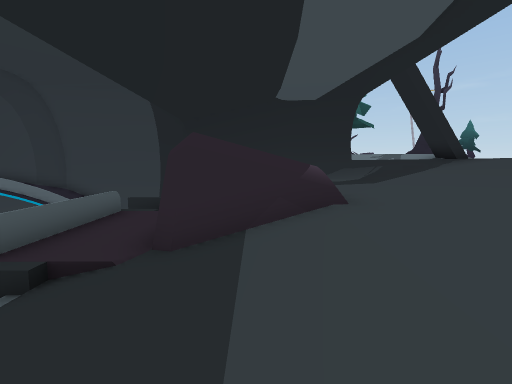
view 1 (above)

24 first-person views from a walk through a scene from a Unity 3-D project. The camera is 1.4 m above the floor, tilts 6° down and sees 85° across. The floor is counted in squares, 2 m on a side. Each view is taken from the middle of a square. On the plan, view 1 faces up. The plan holds only what a view shows up to about 9 squares ahead; the rest is blank. The place goes on beyond the plan. Some animated figures are left out. Some surface patterns are stand-ins.

view 2
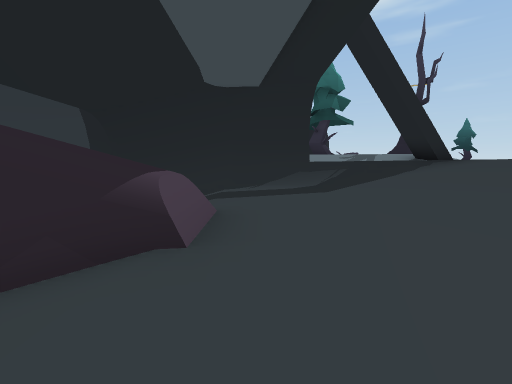

view 3
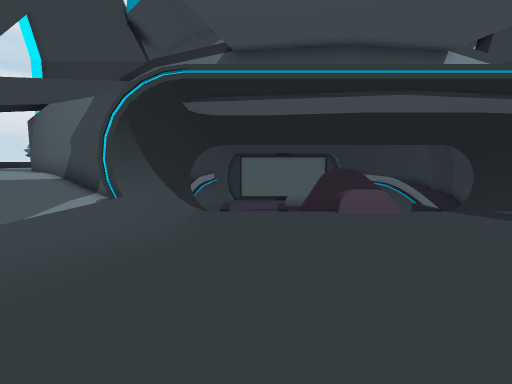

view 4
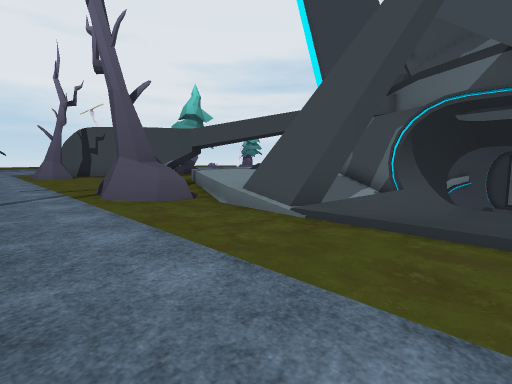

view 5
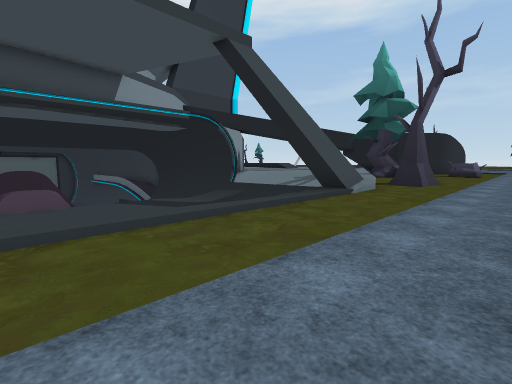

view 6
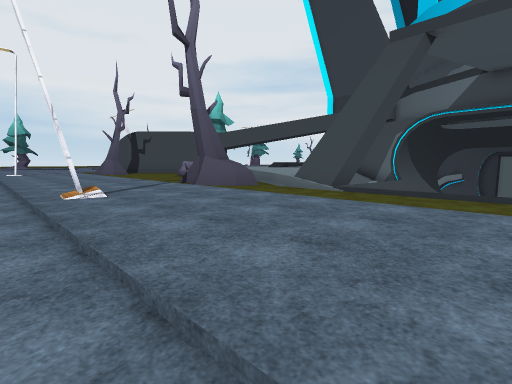

view 7
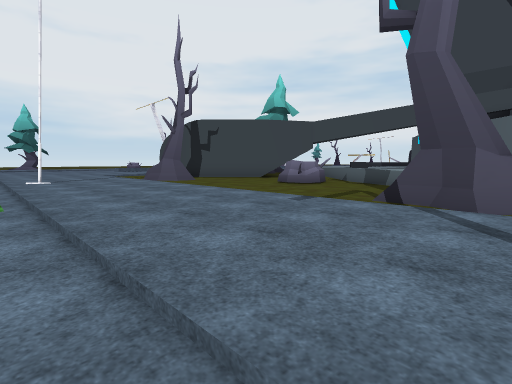

view 8
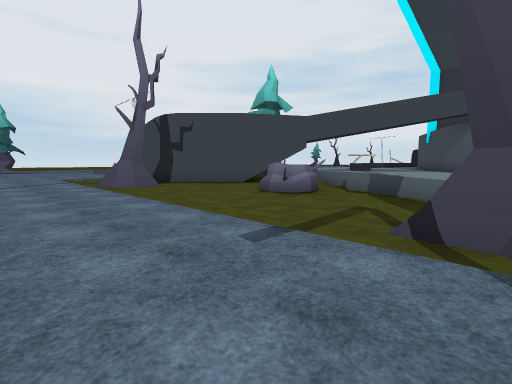

view 9
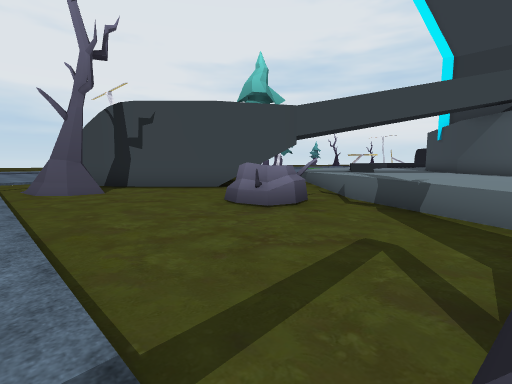

view 10
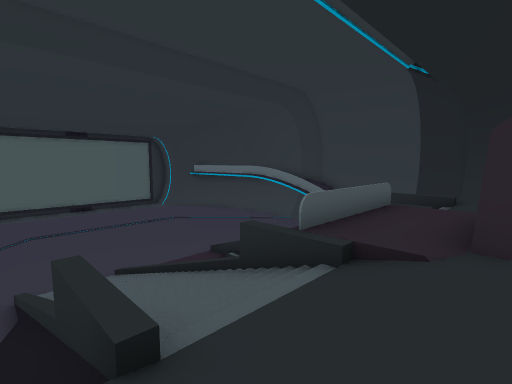

view 11
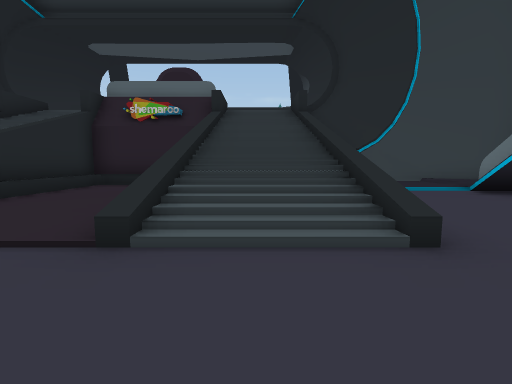

view 12
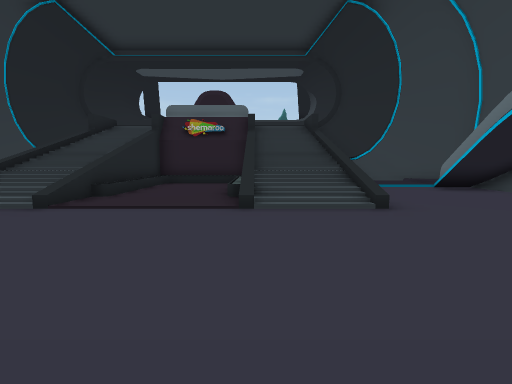

view 13
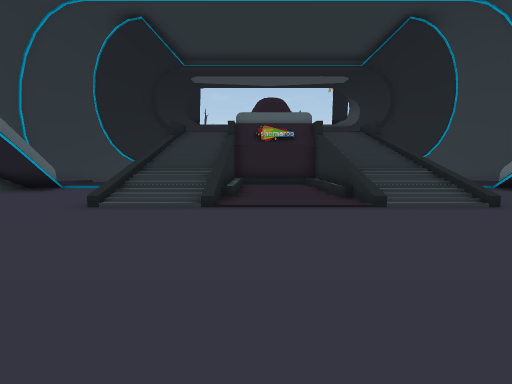

view 14
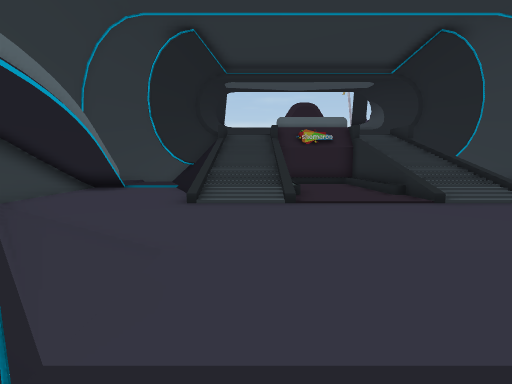

view 15
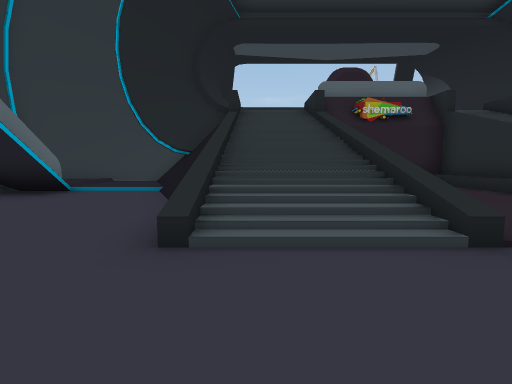

view 16
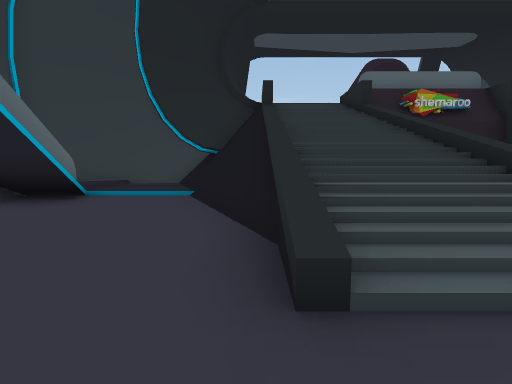

view 17
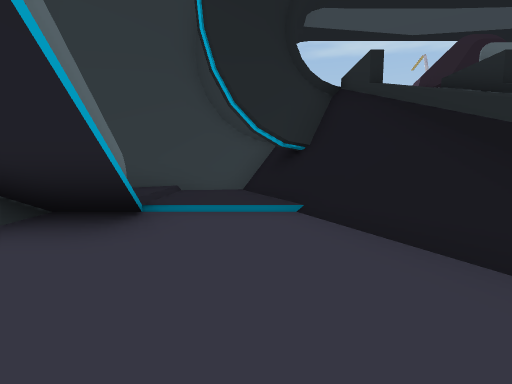

view 18
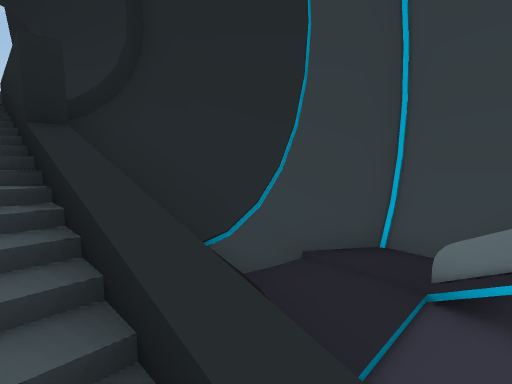

view 19
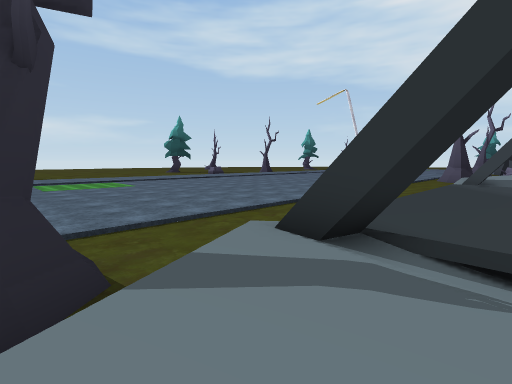

view 20
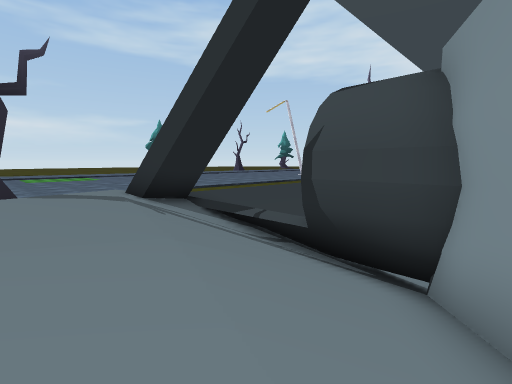

view 21
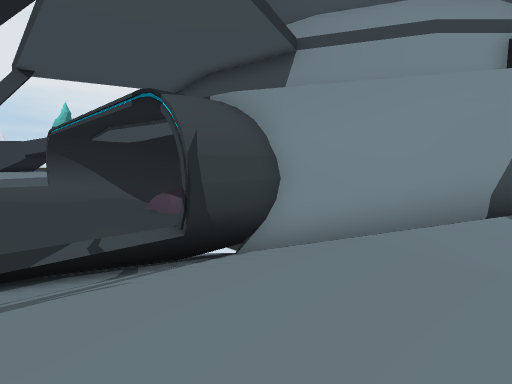

view 22
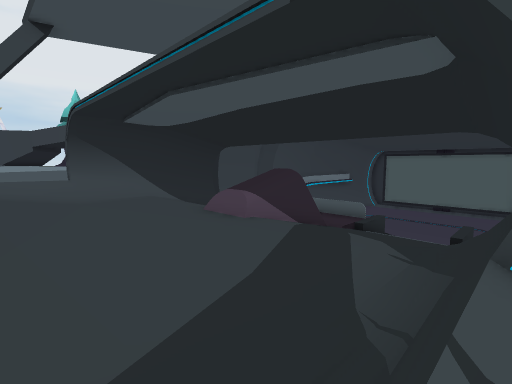

view 23
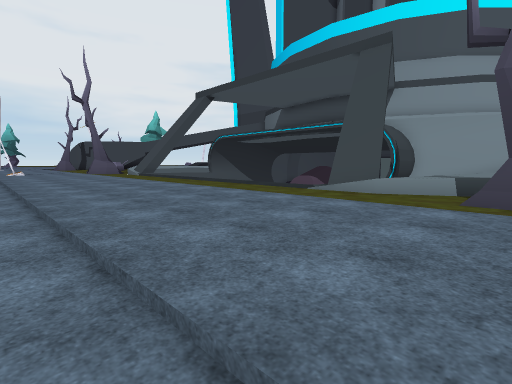

view 24
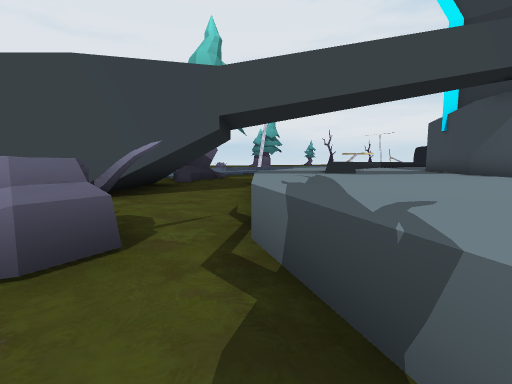

### Floor plan
Key: @ floor where view 1 was taken; # wall or solid block; . main floor; : floor 0.5 m higher than the main floor; + floor 0.75 m higher than the main floor; * floor 1 m higher than the main floor; - floor 1.25 m lower than the main floor; _ floor 2.5 m lower than the main floor; < floor 7.5 m lower than the main floor; ( floor 8 m lower than the main floor; ! floor 8.25 m lower than the main floor; / step, stairs or slope; = window, fence, low wall or low ledge; ^ raised ledge; v drop or lower ground; T tree; O other object.
Columns run from 18 left of view 1 to 16 right of it. Each row starts with its distance up from view 1.
 15               #  #/++++***TT......
 14       //!! ##(## ##///++++=T.......
 13       !!!!!!///#####//////+........
 12     //!!!!!!////# ##/////##........
 11    //!!!!!!///########^=/##.......
 10   //!!!!=vvvv=#=/ /////////.......
  9  ///!!!!////////////--/////.......
  8 <///!!!!////////////--/////.......
  7  ///!!!!======^_////--/////.......
  6  ///!!!!(((((#=__##^--/////.......
  5   //!!!!(((((#=__##^--/////.......
  4    /!!!!(((((=v__##=--/////......
  3   //!!!!//////^=////--/////.......
  2    /!!!!////////////--/////.......
  1     !!!!////////////--/////.......
  0      !!!!/////#=//@////////.......
 -1       !!!!!!//########==/ #.......
 -2        !!!!!////  # //////#.......
 -3         !!#=///#  #////  ++/....#.
 -4             /(##  #//+  ++/TT.....
 -5            ####         **.TT.....
 -6                       ***/.TT.....
 -7               ## :++****=.........
 -8               #::+++****..........
 -9                :++++***=.O........
-10                 +++****.OO........
-11                 +++***...O........
-12                   +**.............
-13                    +..##..........
-14                     .####..T....#.
-15                     ##  ##.TT....

Where each view was taken, in squares from view 1:
view 1: 0 up, 0 right, facing up
view 2: 2 up, 2 right, facing up
view 3: 2 up, 9 right, facing left
view 4: 2 up, 12 right, facing down-left
view 5: 4 up, 12 right, facing up-left
view 6: 3 up, 15 right, facing down-left
view 7: 4 down, 15 right, facing down-left
view 8: 5 down, 13 right, facing down-left
view 9: 6 down, 11 right, facing down-left
view 10: 0 up, 1 left, facing up-left
view 11: 2 up, 13 left, facing right
view 12: 3 up, 16 left, facing right
view 13: 6 up, 17 left, facing right
view 14: 8 up, 18 left, facing right
view 15: 9 up, 13 left, facing right
view 16: 10 up, 12 left, facing right
view 17: 12 up, 10 left, facing right
view 18: 1 up, 7 left, facing down-right
view 19: 15 up, 6 right, facing down-right
view 20: 15 up, 1 right, facing down-right
view 21: 15 up, 6 right, facing down-left
view 22: 11 up, 6 right, facing down-left
view 23: 15 up, 15 right, facing down-left
view 24: 7 down, 7 right, facing down-left
